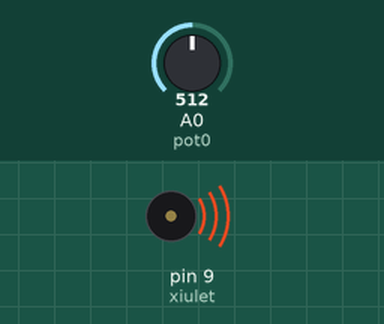
Recording of a sketch running on a simulated Arduino Uno, built with avr-gcc and run on an emulated ATmega328P. Shown: buzzer (waves = sounding). The inputs (shaded band) are chosen by the test bench; at power-on: A0 (pot0) = 512.

Above: at 0.2 s.
Timing chart, 0 to 4.6 s (numbered marks = the images above):
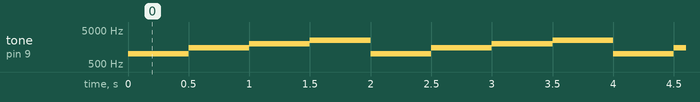

The sketch:

Ex3.ino
```cpp
/**********************************************************************************
**                                                                               **
**                                  Sirena                                       **
**                                                                               **
**                                                                               **
**********************************************************************************/

//********** Includes *************************************************************

//********** Variables ************************************************************
const byte xiulet = 9;        // donar nom al pin 9 de l’Arduino
const byte pot0 = A0;         // donar nom al pin A0 de l’Arduino
int valPot0;                 // guardar valor del potenciometre

//********** Setup ****************************************************************
void setup()
{
  pinMode(xiulet, OUTPUT);   // definir el pin 9 com una sortida
}

//********** Loop *****************************************************************
void loop()
{
  valPot0 = analogRead(pot0);    // llegir valor potenciòmetre

  tone(xiulet, 1000, 500);    // xiulet de durada valPot0
  delay(500);              // esperar valPot0 del xiulet + valPot0 silenci
  tone(xiulet, 1500, 500);    // xiulet de durada valPot0
  delay(500);              // esperar valPot0 del xiulet + valPot0 silenci
  tone(xiulet, 2000, 500);    // xiulet de durada valPot0
  delay(500);              // esperar valPot0 del xiulet + valPot0 silenci
  tone(xiulet, 2500, 500);    // xiulet de durada valPot0
  delay(500);              // esperar valPot0 del xiulet + valPot0 silenci

}
```

Measured:
- by itself, tone on pin 9 (xiulet): repeats every 2.0 s: 1500 Hz 0.50 s, 2000 Hz 0.50 s, 2500 Hz 0.50 s, 1000 Hz 0.50 s
